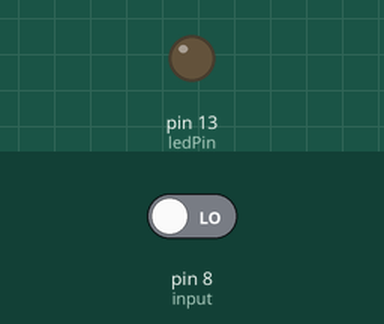
Bench run of a sketch on a simulated Arduino Uno, built with avr-gcc and run on an emulated ATmega328P. Parts: output pins drawn as LEDs (lit = HIGH). The test bench sets the inputs (shaded band); at power-on: pin 8 (input) LOW.

Above: at 1.2 s.
1.3 s: pin 8 (input) driven HIGH
At 2.4 s:
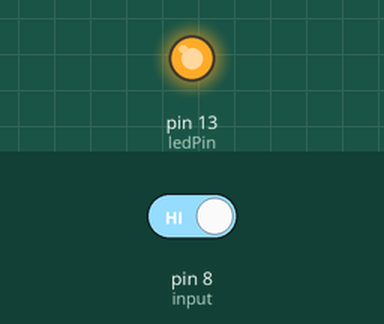
2.8 s: pin 8 (input) driven LOW
At 3.5 s:
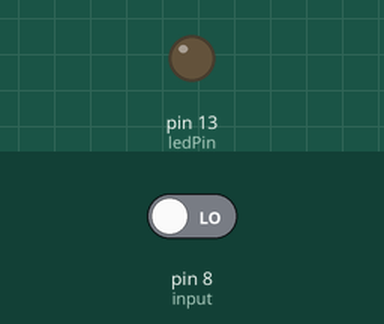
Timing chart, 0 to 5.8 s (numbered marks = the images above; inputs shaded):
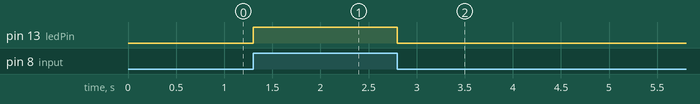

The sketch:

lesson_05-1-ldr_as_digital_input.ino
```cpp
// (licence header left out)
int ledPin = 13;
int input = 8;

void setup() {
  // put your setup code here, to run once:


  pinMode(ledPin, OUTPUT);
  pinMode(input, INPUT);


}

void loop() {
  // put your main code here, to run repeatedly:

  if (digitalRead(8) == HIGH) {

    digitalWrite(13, HIGH);

  }
  else {
    digitalWrite(13, LOW);

  }

}
```

Measured:
- after the input at 1.3 s, pin 13 (ledPin): LOW → HIGH at once
- after the input at 2.8 s, pin 13 (ledPin): HIGH → LOW at once
